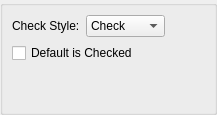
                <widget class="QWidget" name="page_5">
                 <layout class="QVBoxLayout" name="verticalLayout_9">
                  <property name="leftMargin">
                   <number>0</number>
                  </property>
                  <property name="topMargin">
                   <number>0</number>
                  </property>
                  <property name="rightMargin">
                   <number>0</number>
                  </property>
                  <property name="bottomMargin">
                   <number>0</number>
                  </property>
                  <item>
                   <widget class="QGroupBox" name="OptCheck">
                    <property name="title">
                     <string/>
                    </property>
                    <layout class="QVBoxLayout" name="OptCheckLayout">
                     <item>
                      <layout class="QHBoxLayout" name="horizontalLayout_8">
                       <item>
                        <widget class="QLabel" name="CText1">
                         <property name="text">
                          <string>Check Style:</string>
                         </property>
                        </widget>
                       </item>
                       <item>
                        <widget class="QComboBox" name="ChkStil">
                         <item>
                          <property name="text">
                           <string>Check</string>
                          </property>
                         </item>
                         <item>
                          <property name="text">
                           <string>Cross</string>
                          </property>
                         </item>
                         <item>
                          <property name="text">
                           <string>Diamond</string>
                          </property>
                         </item>
                         <item>
                          <property name="text">
                           <string>Circle</string>
                          </property>
                         </item>
                         <item>
                          <property name="text">
                           <string>Star</string>
                          </property>
                         </item>
                         <item>
                          <property name="text">
                           <string>Square</string>
                          </property>
                         </item>
                        </widget>
                       </item>
                       <item>
                        <spacer name="horizontalSpacer_3">
                         <property name="orientation">
                          <enum>Qt::Horizontal</enum>
                         </property>
                         <property name="sizeHint" stdset="0">
                          <size>
                           <width>40</width>
                           <height>20</height>
                          </size>
                         </property>
                        </spacer>
                       </item>
                      </layout>
                     </item>
                     <item>
                      <widget class="QCheckBox" name="isChkd">
                       <property name="text">
                        <string>Default is Checked</string>
                       </property>
                      </widget>
                     </item>
                     <item>
                      <spacer name="verticalSpacer_4">
                       <property name="orientation">
                        <enum>Qt::Vertical</enum>
                       </property>
                       <property name="sizeHint" stdset="0">
                        <size>
                         <width>20</width>
                         <height>40</height>
                        </size>
                       </property>
                      </spacer>
                     </item>
                    </layout>
                   </widget>
                  </item>
                 </layout>
                </widget>
